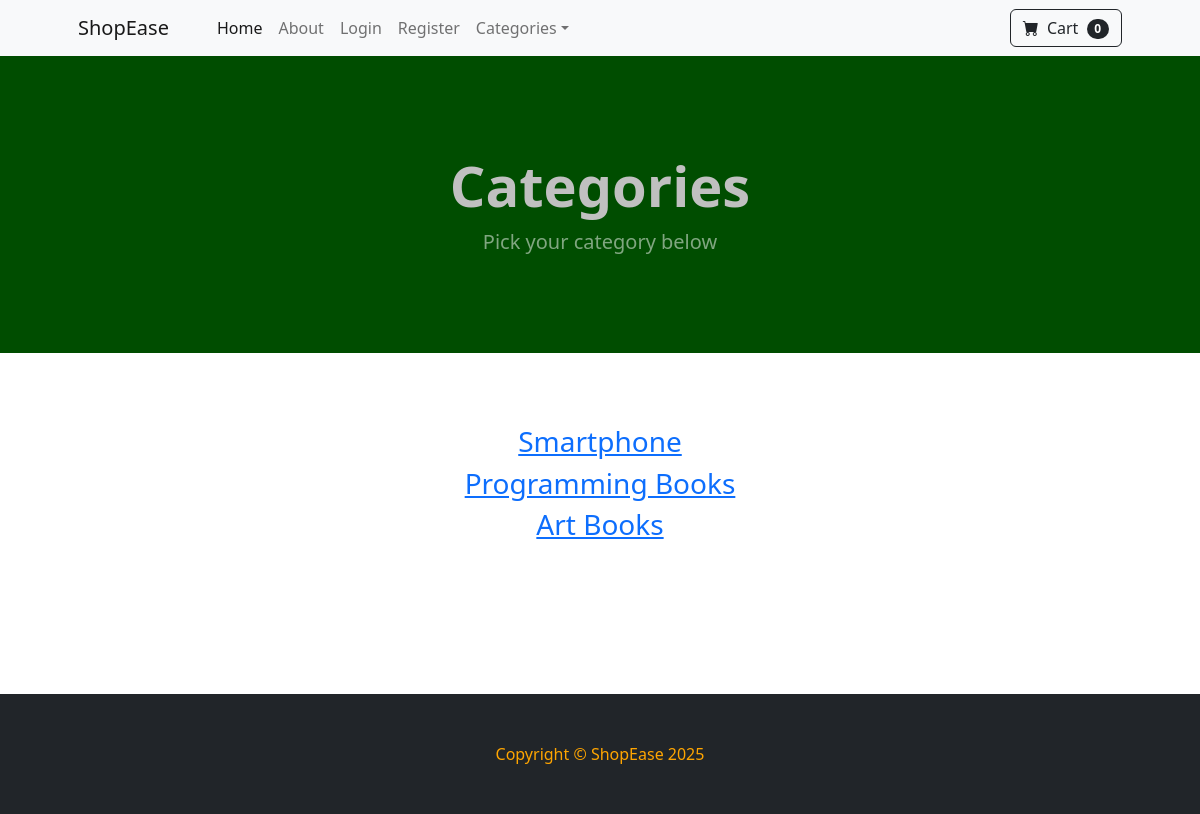
/category_summary/, run on an earlier commit of the app's database.
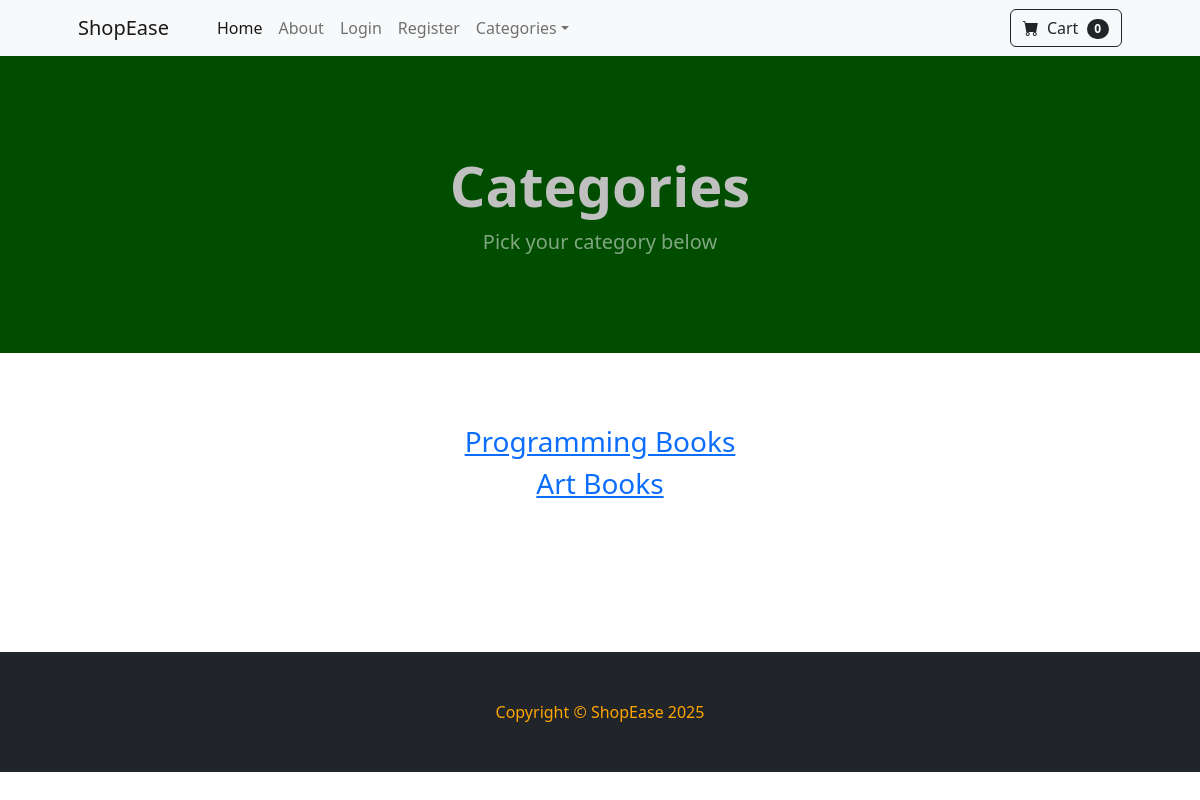
And on a later commit of the database.
### store/models.py (models this page shows)
class Category(models.Model):
    name = models.CharField(max_length=75)
    def __str__(self):
        return self.name
    class Meta:
        verbose_name_plural = 'categories'

### store/views.py (the view)
# urls.py: path('category_summary/', views.category_summary, name='category_summary'),
def category_summary(request):
    categories = Category.objects.all()
    return render(request, 'category_summary.html', {"categories":categories})

### cart/cart.py (called while the page is built)
    def __len__(self):
        return len(self.cart)

### cart/context_processors.py (called while the page is built)
def cart(request):
    return {'cart': Cart(request)}

### store/templates/category_summary.html
{% extends 'foundation.html' %}
{% block content %}
        <header style="background-color: #004d00; color: #C0C0C0;" class="py-5">
            <div class="container px-4 px-lg-5 my-5">
                <div class="text-center">
                    <h1 class="display-4 fw-bolder">Categories</h1>
                    <p class="lead fw-normal text-white-50 mb-0">Pick your category below</p>
                </div>
            </div>
        </header>
        <div class="container">
            <div class="row">
                <center>
                    <div class="col-8">
                        <br/><br/><br/>
                        {% for category in categories %}
                        <h3><a href="{% url 'category' category %}">{{ category }}</a></h3>
                        {% endfor %}
                        <br/><br/><br/><br/><br/><br/>
                    </div>
                </center>
            </div>
        </div>
{% endblock %}

What changed in the data, as far as the page shows it:
removed Category: name "Smartphone"
